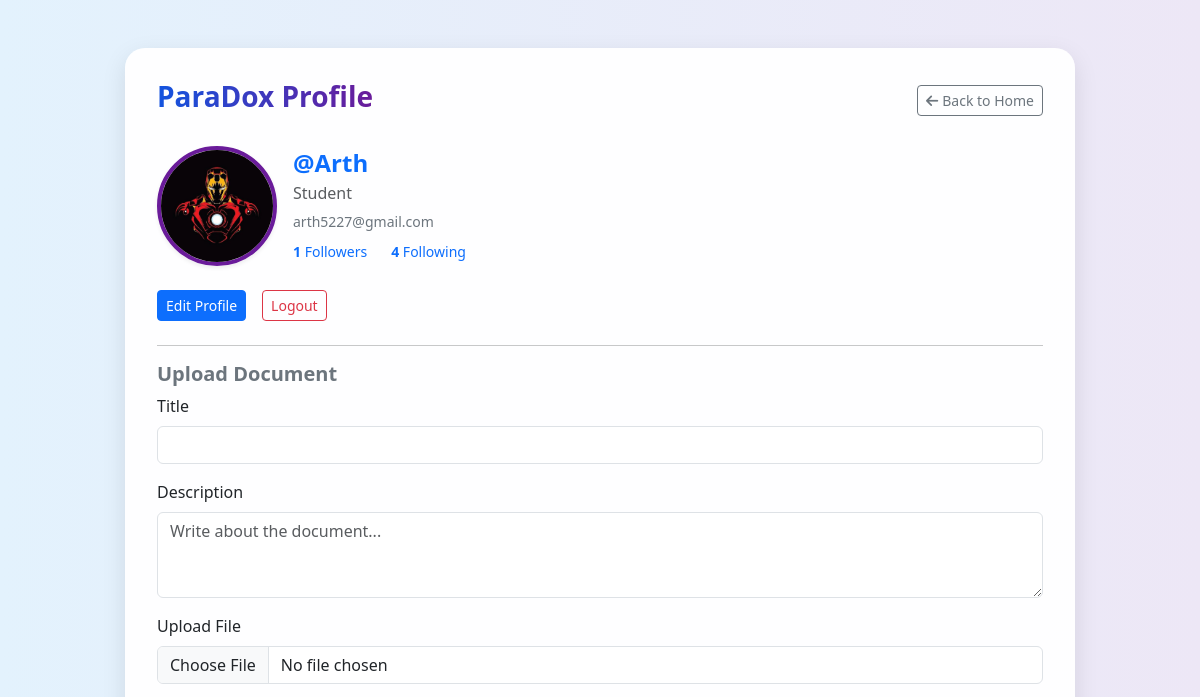
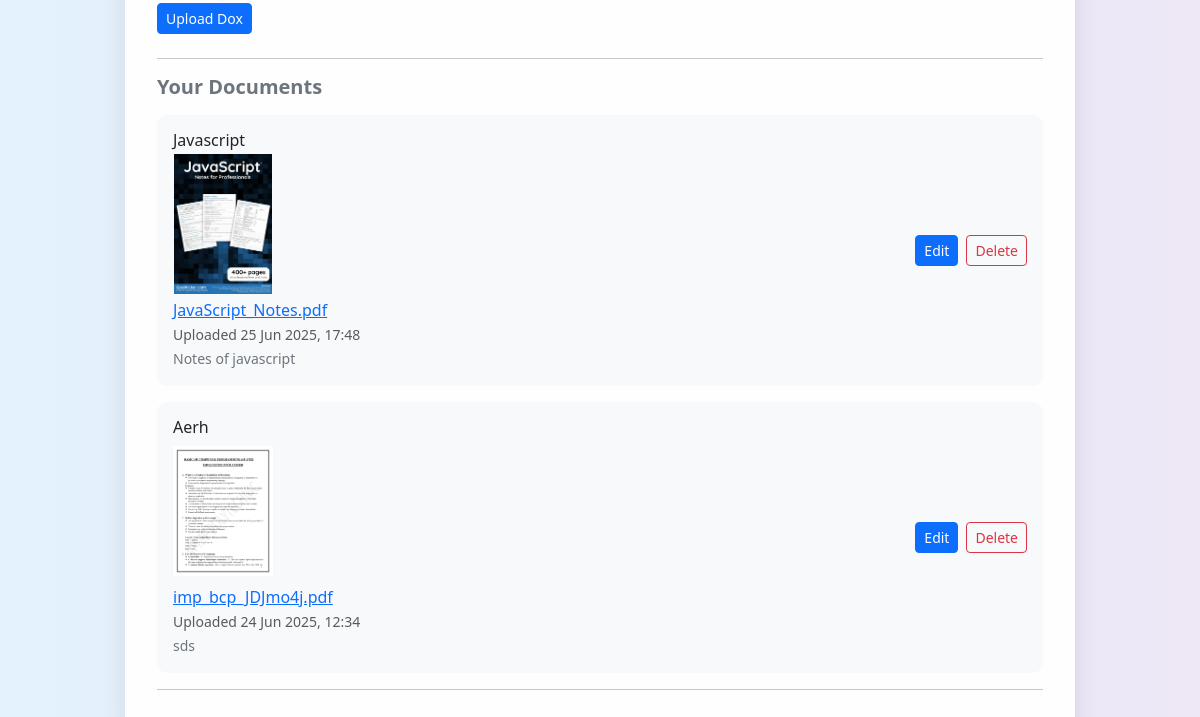
The app's page /profile/ (signed in), older data (2 pictures, top to bottom).
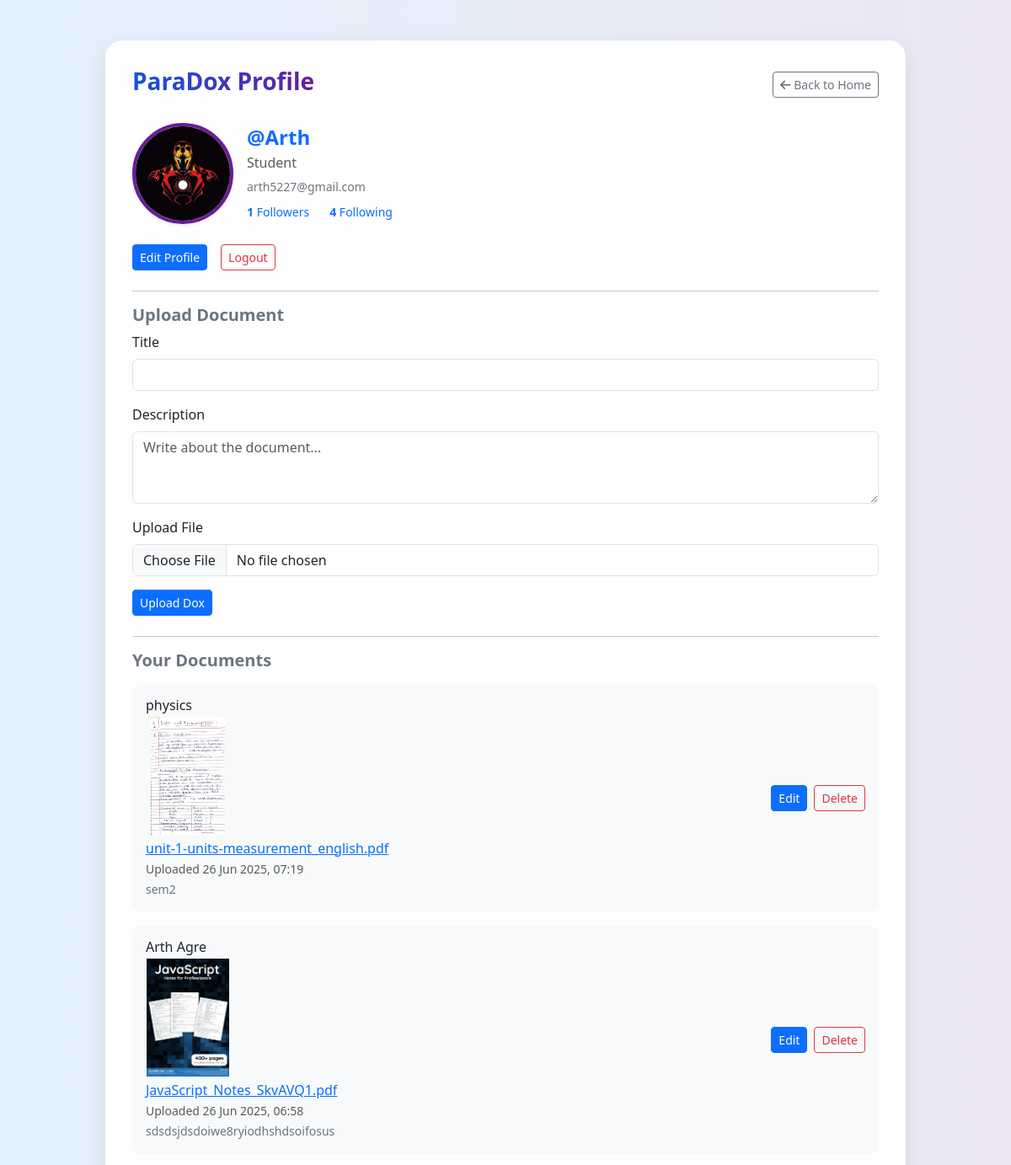
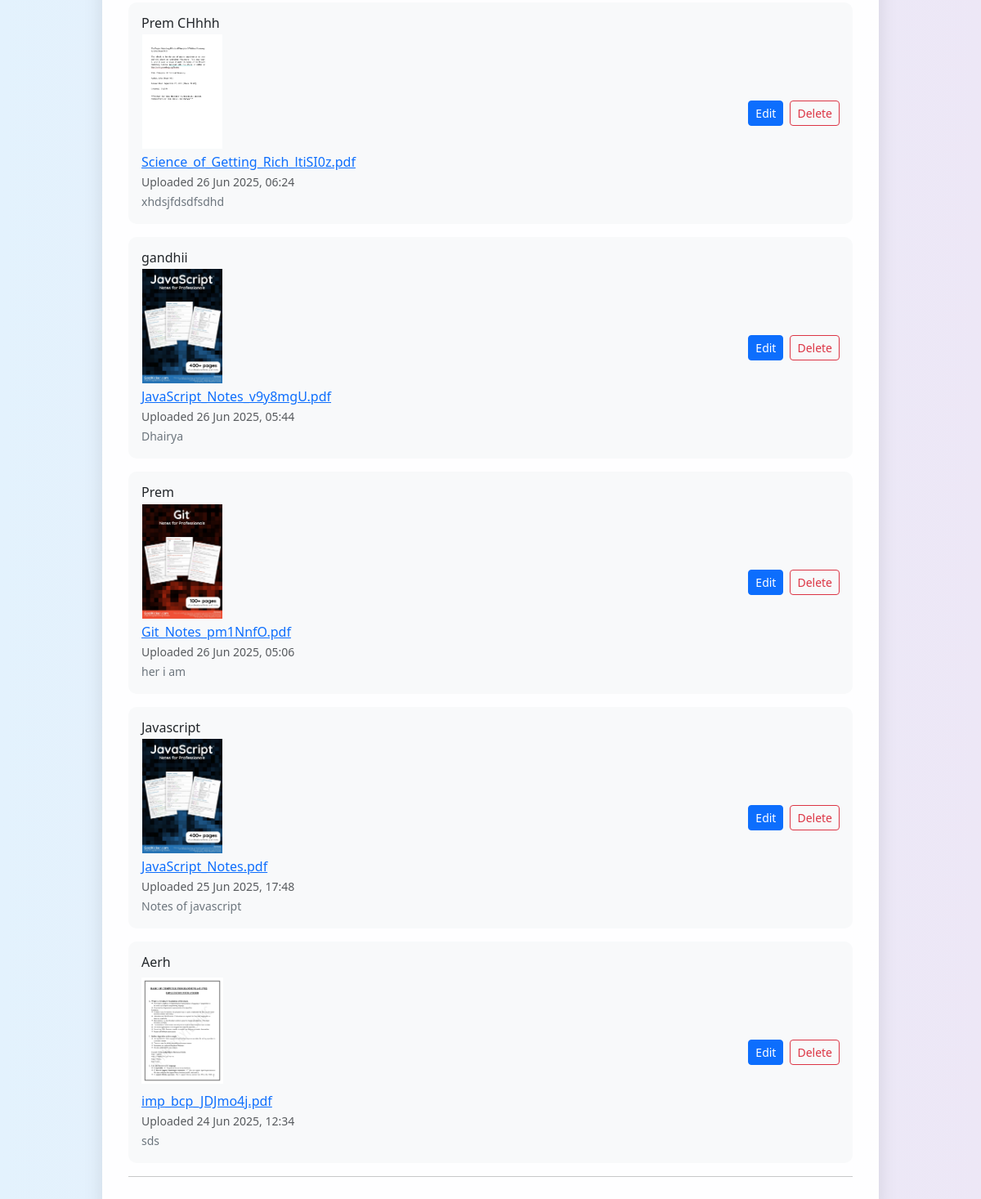
The same page, newer data (2 pictures, top to bottom).
### apps/dashboard/models.py (models this page shows)
class User(models.Model):
    email = models.EmailField(unique=True)
    name = models.CharField(max_length=100, default="User", null=True, blank=True)
    mobile = models.CharField(max_length=14, unique=True)
    password = models.CharField(max_length=255)
    otp = models.IntegerField(null=True, blank=True)
    is_active = models.BooleanField(default=False)
    followers = models.ManyToManyField('self', symmetrical=False, related_name='following', blank=True)
    bio = models.TextField(blank=True, null=True)
    profile_image = models.ImageField(upload_to='profile_images/',blank=True, null=True)
    from django.db import models

class Document(models.Model):
    user = models.ForeignKey(User, on_delete=models.CASCADE)
    file = models.FileField(upload_to='documents/')
    title = models.CharField(max_length=100)
    description = models.TextField(blank=True)
    file = models.FileField(upload_to='documents/')
    thumbnail = models.ImageField(upload_to='thumbnails/', blank=True, null=True)
    uploaded_at = models.DateTimeField(auto_now_add=True)

### apps/dashboard/views.py (the view, shortened to what this page needs)
# urls.py: path('profile/', views.profile, name='profile'),
@login_required
def profile(request):
    user = User.objects.get(id=request.session['user_id'])
    uploaded_docs = Document.objects.filter(user=user).order_by('-uploaded_at')
    return render(request, 'dashboard/profile.html', {
        'user': user,
        'uploaded_docs': uploaded_docs,
        'followers_count': user.followers.count(),
        'following_count': user.following.count(),
        'followers': user.followers.all(),
        'following': user.following.all()
    })

### apps/dashboard/context_processors.py (called while the page is built)
def current_user(request):
    user_id = request.session.get('user_id')
    if user_id:
        try:
            user = User.objects.get(id=user_id)
            return {'user': user}
        except User.DoesNotExist:
            return {}
    return {}

### apps/dashboard/views.py (called while the page is built)
def login_required(view_func):
    @wraps(view_func)
    def wrapper(request, *args, **kwargs):
        if 'user_id' not in request.session:
            return redirect('sign_in')
        return view_func(request, *args, **kwargs)
    return wrapper

### apps/dashboard/templates/dashboard/profile.html (shortened to what this page needs)
{% load static %}
<!DOCTYPE html>
<html lang="en">
<head>
  <link href="https://cdn.jsdelivr.net/npm/bootstrap@5.3.3/dist/css/bootstrap.min.css" rel="stylesheet">
</head>
<body>
  <div class="container py-5">
    <div class="row justify-content-center">
      <div class="col-lg-10 glass">
        <div class="d-flex justify-content-between align-items-center mb-4">
          <h3 class="text-gradient fw-bold">ParaDox Profile</h3>
          <a href="{% url 'index' %}" class="btn btn-sm btn-outline-secondary">
            <i class="fas fa-arrow-left me-1"></i>Back to Home
          </a>
        </div>
        <div class="d-flex align-items-center mb-4">
          {% if user.profile_image and 'default-profile-icon.jpg' not in user.profile_image.url %}
            <img src="{{ user.profile_image.url }}" class="profile-img-lg shadow-sm" alt="Profile">
          {% else %}
            <img src="{% static 'dashboard/images/default-profile-icon.jpg' %}" class="profile-img-lg shadow-sm" alt="Default">
          {% endif %}
          <div>
            <h4 class="fw-bold text-primary mb-1">@{{ user.name }}</h4>
            <p class="text-muted mb-1">{{ user.bio|default:"No bio yet." }}</p>
            <small class="text-secondary">{{ user.email }}</small>
            <div class="d-flex gap-4 mt-2 small">
              <a href="#" data-bs-toggle="modal" data-bs-target="#followersModal" class="text-decoration-none">
                <strong>{{ followers_count }}</strong> Followers
              </a>
              <a href="#" data-bs-toggle="modal" data-bs-target="#followingModal" class="text-decoration-none">
                <strong>{{ following_count }}</strong> Following
              </a>
            </div>
          </div>
        </div>
        <div class="mb-4 d-flex gap-3">
          <a href="{% url 'edit_profile' %}" class="btn btn-primary btn-sm">Edit Profile</a>
          <form method="POST" action="{% url 'logout' %}">
            <button class="btn btn-outline-danger btn-sm">Logout</button>
          </form>
        </div>
        <hr>
        <div class="mb-4">
          <h5 class="fw-semibold text-secondary">Upload Document</h5>
          <form method="POST" enctype="multipart/form-data">
            <div class="mb-3">
              <label for="title" class="form-label">Title</label>
              <input type="text" class="form-control" name="title" id="title" required>
            </div>
            <div class="mb-3">
              <label for="description" class="form-label">Description</label>
              <textarea name="description" class="form-control" rows="3" placeholder="Write about the document..."></textarea>
            </div>
            <div class="mb-3">
              <label for="formFile" class="form-label">Upload File</label>
              <input type="file" name="document" class="form-control" id="formFile" required>
            </div>
            <button type="submit" class="btn btn-primary btn-sm">Upload Dox</button>
          </form>
        </div>
        <hr>
        <h5 class="fw-semibold text-secondary mb-3">Your Documents</h5>
        {% if uploaded_docs %}
          {% for doc in uploaded_docs %}
          <div class="rounded-section mb-3 d-flex justify-content-between align-items-center">
            <div>
              <h6 class="mb-1">{{ doc.title }}</h6>
              {% if doc.thumbnail %}
              <img src="{{ doc.thumbnail.url }}" alt="Preview" class="doc-preview mb-1">
              {% else %}
              <img src="{% static 'dashboard/images/default-thumbnail.png' %}" alt="Preview" class="doc-preview mb-1">
              {% endif %}
              <br>
              <a href="{{ doc.file.url }}" target="_blank">{{ doc.file.name|slice:"10:" }}</a><br>
              <small class="text-muted">Uploaded {{ doc.uploaded_at|date:"d M Y, H:i" }}</small><br>
              <small class="text-secondary">{{ doc.description }}</small>
            </div>
            <div class="d-flex gap-2">
              <a href="{% url 'update_document' doc.id %}" class="btn btn-sm btn-primary">Edit</a>
              <form method="POST" action="{% url 'delete_document' doc.id %}">
                <button class="btn btn-sm btn-outline-danger">Delete</button>
              </form>
            </div>
          </div>
          {% endfor %}
        {% else %}
          <p class="text-muted">You haven't uploaded any documents yet.</p>
        {% endif %}
        <hr>
      </div>
    </div>
  </div>
</body>
</html>

### apps/dashboard/templates/dashboard/profile.html (style rules this page uses)
body { background: linear-gradient(to right, #e3f2fd, #ede7f6); font-family: 'Segoe UI', sans-serif; }
.glass { background: rgba(255, 255, 255, 0.95); border-radius: 20px; box-shadow: 0 8px 24px rgba(0, 0, 0, 0.1); padding: 2rem; }
.profile-img-lg { width: 120px; height: 120px; border-radius: 50%; object-fit: cover; border: 4px solid #6a1b9a; margin-right: 1rem; }
.text-gradient { background: linear-gradient(to right, #1354df, #6a1b9a); -webkit-background-clip: text; -webkit-text-fill-color: transparent; }
.doc-preview { width: 100px; height: 140px; object-fit: contain; }
.rounded-section { background: #f8f9fa; border-radius: 10px; padding: 1rem; }

Row changes from the older to the newer data that the page shows:
added Document: title "physics", thumbnail (picture), file.name "unit-1-units-measurement_english.pdf", uploaded_at "26 Jun 2025, 07:19", description "sem2"
added Document: title "Arth Agre", thumbnail (picture), file.name "JavaScript_Notes_SkvAVQ1.pdf", uploaded_at "26 Jun 2025, 06:58", description "sdsdsjdsdoiwe8ryiodhshdsoifosus"
added Document: title "Prem CHhhh", thumbnail (picture), file.name "Science_of_Getting_Rich_ltiSI0z.pdf", uploaded_at "26 Jun 2025, 06:24", description "xhdsjfdsdfsdhd"
added Document: title "gandhii", thumbnail (picture), file.name "JavaScript_Notes_v9y8mgU.pdf", uploaded_at "26 Jun 2025, 05:44", description "Dhairya"
added Document: title "Prem", thumbnail (picture), file.name "Git_Notes_pm1NnfO.pdf", uploaded_at "26 Jun 2025, 05:06", description "her i am"
